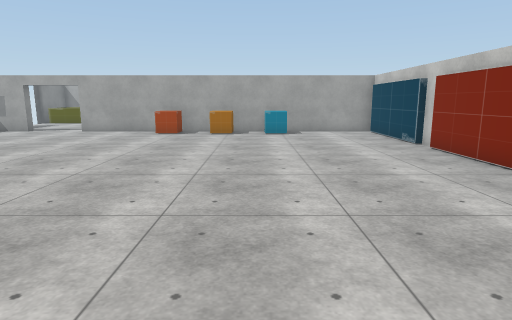
view 1 (above)

19 first-person views from a walk through a 3-D level made in the Unity game engine. The camera is 1.5 m above the floor, tilts 10° down and sees 75° across. The floor is counted in squares, 1 m on a side. Each view is taken from the middle of a square. On the plan, view 1 faces up. The plan holds only what a view shows up to about 15 squares ahead; the rest is blank. The place goes on beyond the plan. The player is left out. Some surface patterns are stand-ins.

view 2
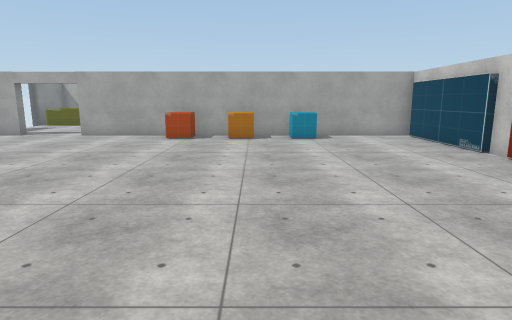

view 3
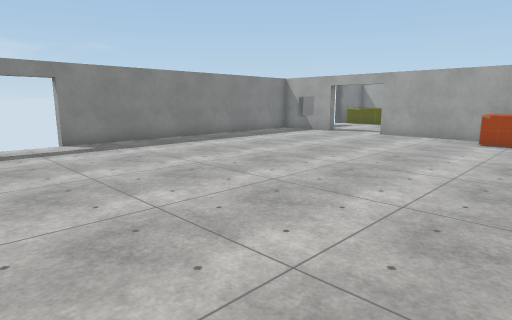

view 4
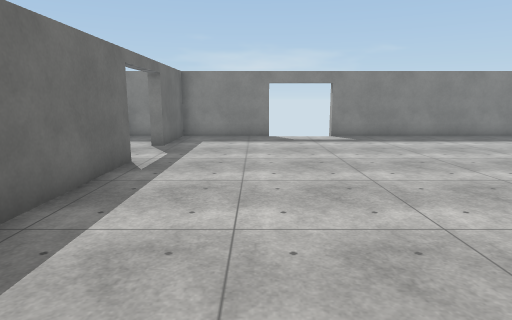

view 5
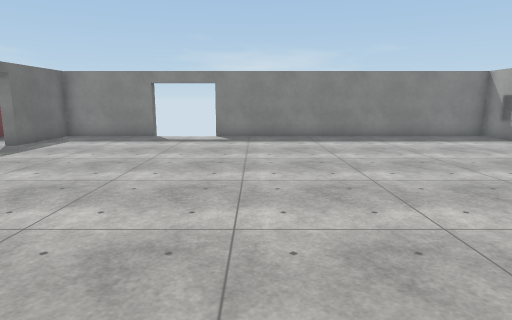

view 6
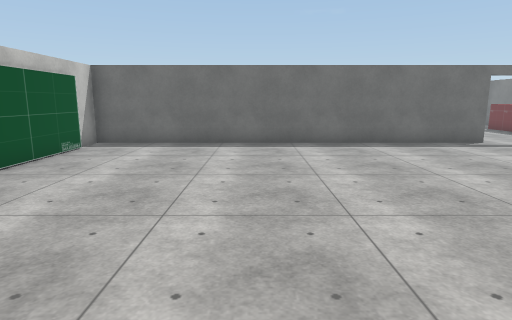

view 7
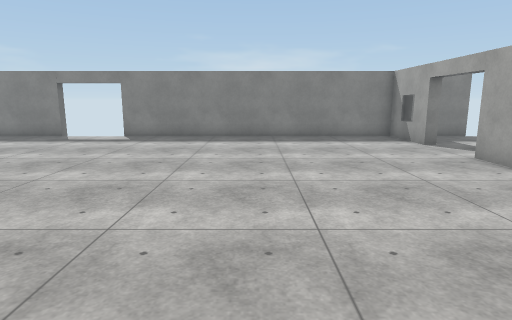

view 8
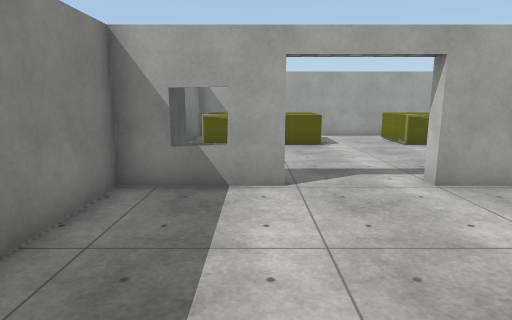

view 9
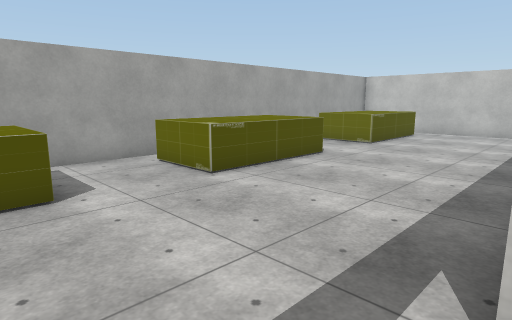

view 10
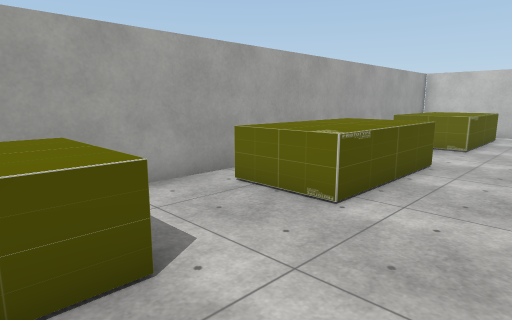

view 11
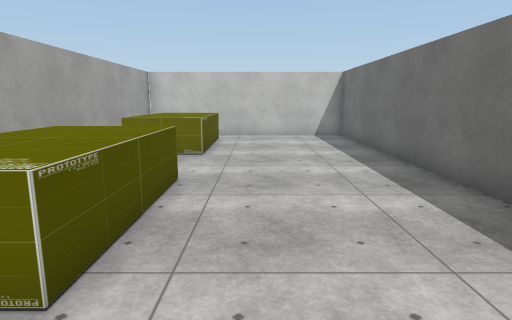

view 12
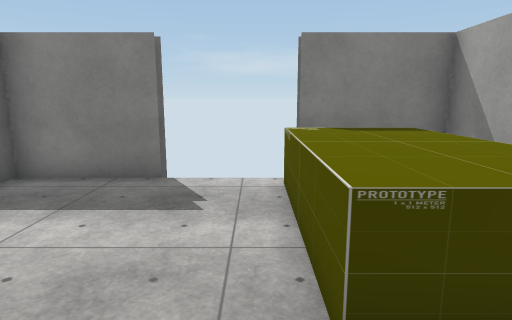

view 13
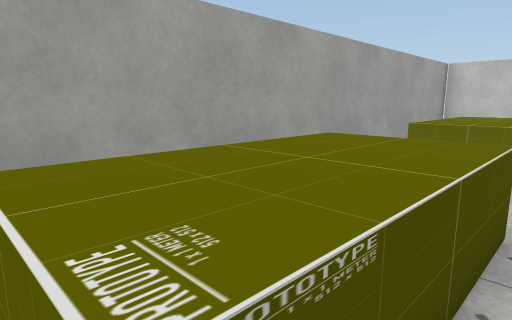

view 14
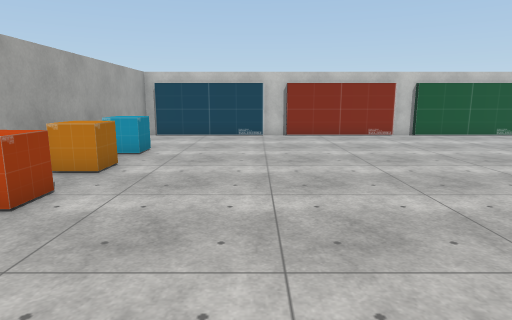

view 15
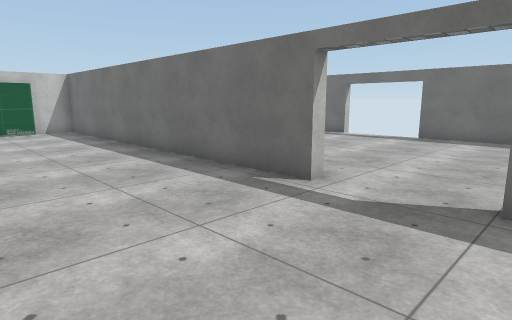

view 16
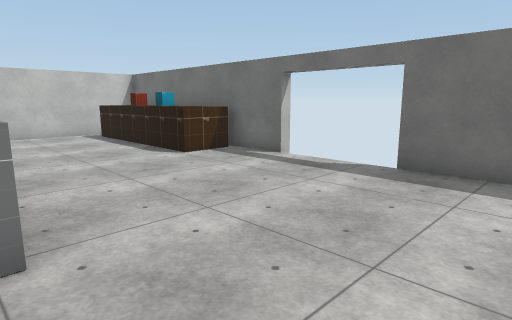

view 17
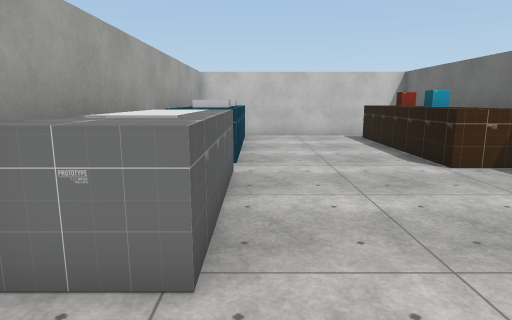

view 18
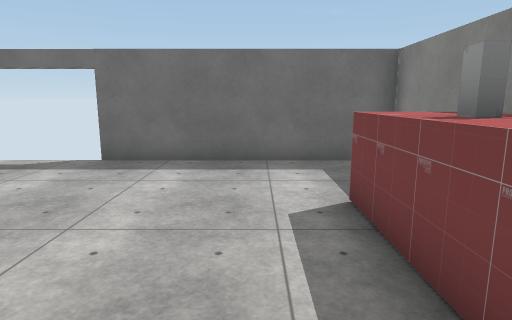

view 19
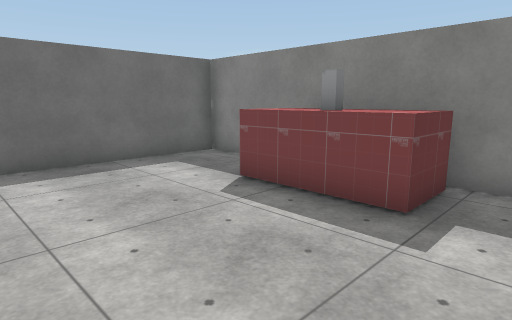

### Floor plan
Key: @ floor where view 1 was taken; # wall or solid block; x gap in a wall; . floor; = window, fence, low wall or low ledge; ^ raised ledge; O other object.
Columns run from 15 left of view 1 to 6 right of it. Each row starts with its distance up from view 1.
 26 ######################
 25 ##^^^^...^^^^   ^^^^ #
 24 #^^^^^..^^^^^ ..^^^^ #
 23 #^^^^^..^^^^^...^^^^ #
 22  ....................#
 21  ....................#
 20 x....................#
 19 #....................#
 18 #....................#
 17 ##=#...###############
 16 #.........OO.OO.O....#
 15 #..........O.OO.O....#
 14 #....................#
 13 #....................#
 12 #....................#
 11 #....................#
 10 #....................#
  9 #....................#
  8 #....................#
  7 #....................#
  6 #....................#
  5  ....................#
  4  ....................#
  3  ....................#
  2 #....................#
  1 #....................#
  0 #..............@.....#
 -1 ####...###############
 -2 # .......^^^^^^^^^^^^#
 -3 #........^^^^^^^^^^^ #
 -4 #^^..................#
 -5 #^O..................#
 -6 #^^..................#
 -7 #^^..................#
 -8 #....................#
 -9 #.............^OOOO^^#
-10 #............x^^^  ^ #
-11 ########x   #########

Positions as (right, up) in squares from view 1, and headings:
1: (0, 0), facing up
2: (-1, 2), facing up
3: (-2, 2), facing up-left
4: (0, 2), facing left
5: (0, 7), facing left
6: (0, 11), facing down
7: (0, 11), facing left
8: (-12, 11), facing up
9: (-11, 17), facing up-right
10: (-11, 20), facing up-right
11: (-9, 21), facing right
12: (-8, 22), facing left
13: (-7, 22), facing up-right
14: (-9, 12), facing right
15: (-12, 4), facing down-right
16: (-10, -3), facing down-right
17: (-9, -4), facing right
18: (-11, -2), facing down
19: (-8, -2), facing down-left
